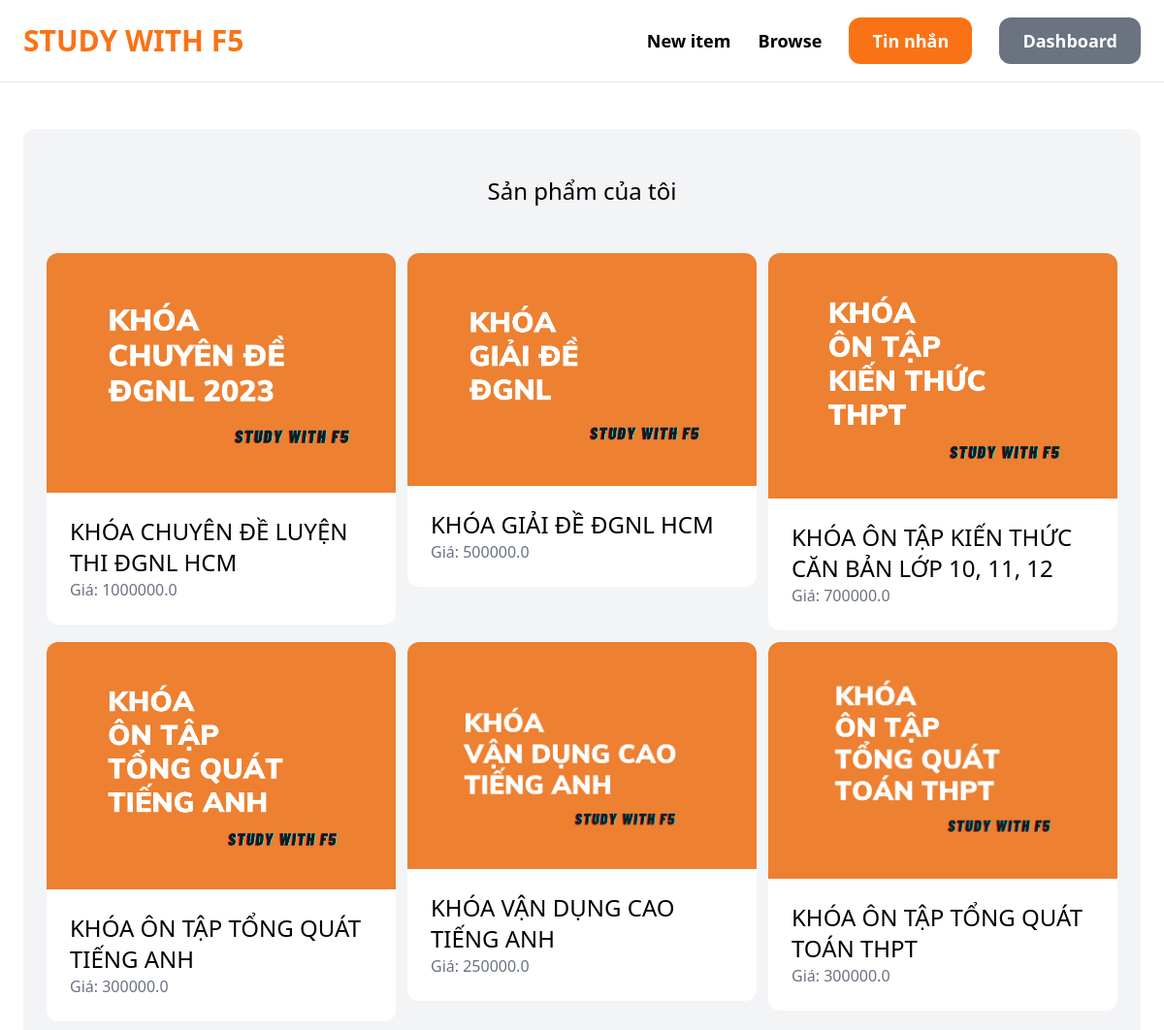
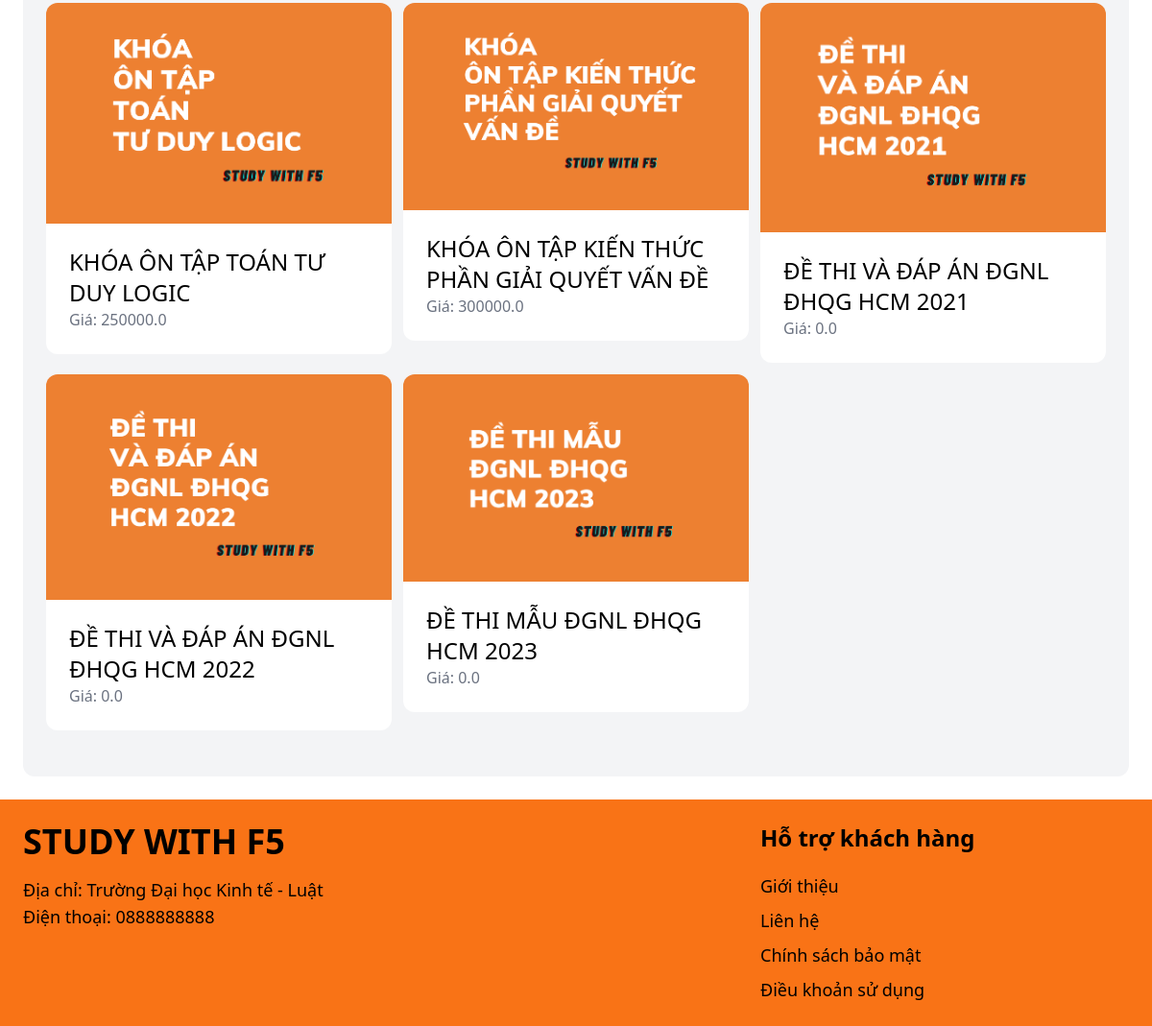
The page /dashboard/ (signed in) on the database its author committed (2 pictures, top to bottom).
### item/models.py (models this page shows, shortened)
class Item(models.Model):
    category = models.ForeignKey(Category, related_name='items', on_delete=models.CASCADE)
    name = models.CharField(max_length=255)
    description = models.TextField(blank=True, null=True)
    price = models.FloatField()
    image = models.ImageField(upload_to='item_images', blank=True, null=True)
    is_sold = models.BooleanField(default=False)
    created_by = models.ForeignKey(User, related_name='items', on_delete=models.CASCADE)
    created_at = models.DateTimeField(auto_now_add=True)

### dashboard/views.py (the view)
# urls.py: path('', views.index, name='index'),
@login_required
def index(request):
    items = Item.objects.filter(created_by=request.user)
    return render(request, 'dashboard/index.html', {
        'items': items,
    })

### dashboard/templates/dashboard/index.html (shortened to what this page needs)
{% extends 'core/base.html' %}
{% block content %}
    <div class="mt-6 px-6 py-12 bg-gray-100 rounded-xl">
        <h2 class="mb-12 text-2xl text-center">Sản phẩm của tôi</h2>
        <div class="grid grid-cols-3 gap-3">
            {% for item in items %}
                <div>
                    <a href="{% url 'item:detail' item.id %}">
                        <div>
                            <img src="{{ item.image.url }}" class="rounded-t-xl">
                        </div>
                        <div class="p-6 bg-white rounded-b-xl">
                            <h2 class="text-2xl">{{ item.name }}</h2>
                            <p class="text-gray-500">Giá: {{ item.price }}</p>
                        </div>
                    </a>
                </div>
            {% endfor %}
        </div>
    </div>
{% endblock %}

### rows shown on the page
Item: image (picture), name "KHÓA CHUYÊN ĐỀ LUYỆN THI ĐGNL HCM", price "1000000.0"
Item: image (picture), name "KHÓA GIẢI ĐỀ ĐGNL HCM", price "500000.0"
Item: image (picture), name "KHÓA ÔN TẬP KIẾN THỨC CĂN BẢN LỚP 10, 11, 12", price "700000.0"
Item: image (picture), name "KHÓA ÔN TẬP TỔNG QUÁT TIẾNG ANH", price "300000.0"
Item: image (picture), name "KHÓA VẬN DỤNG CAO TIẾNG ANH", price "250000.0"
Item: image (picture), name "KHÓA ÔN TẬP TỔNG QUÁT TOÁN THPT", price "300000.0"
Item: image (picture), name "KHÓA ÔN TẬP TOÁN TƯ DUY LOGIC", price "250000.0"
Item: image (picture), name "KHÓA ÔN TẬP KIẾN THỨC PHẦN GIẢI QUYẾT VẤN ĐỀ", price "300000.0"
Item: image (picture), name "ĐỀ THI VÀ ĐÁP ÁN ĐGNL ĐHQG HCM 2021", price "0.0"
Item: image (picture), name "ĐỀ THI VÀ ĐÁP ÁN ĐGNL ĐHQG HCM 2022", price "0.0"
Item: image (picture), name "ĐỀ THI MẪU ĐGNL ĐHQG HCM 2023", price "0.0"
